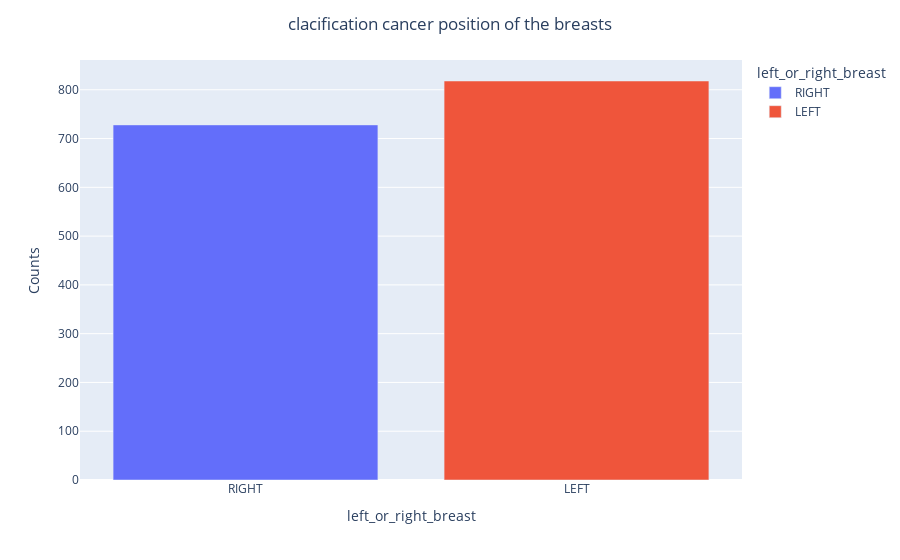

The cell this chart's notebook holds for it:
### Code cell
insight_3 = px.bar(data_insight_3, y= 'Counts', x='left_or_right_breast',color = 'left_or_right_breast')
insight_3.update_layout(title_text=' clacification cancer position of the breasts ', title_x=0.5)
insight_3.show()

### Figure 1 — Plotly figure (JSON) as saved in the notebook; plotly's stock layout.template omitted (floating-point values rounded to 4 significant figures)
{"data": [{"hovertemplate": "left_or_right_breast=%{x}<br>Counts=%{y}<extra></extra>", "legendgroup": "RIGHT", "marker": {"color": "#636efa", "pattern": {"shape": ""}}, "name": "RIGHT", "orientation": "v", "showlegend": true, "textposition": "auto", "type": "bar", "x": ["RIGHT"], "xaxis": "x", "y": [728], "yaxis": "y"}, {"hovertemplate": "left_or_right_breast=%{x}<br>Counts=%{y}<extra></extra>", "legendgroup": "LEFT", "marker": {"color": "#EF553B", "pattern": {"shape": ""}}, "name": "LEFT", "orientation": "v", "showlegend": true, "textposition": "auto", "type": "bar", "x": ["LEFT"], "xaxis": "x", "y": [818], "yaxis": "y"}], "layout": {"barmode": "relative", "legend": {"title": {"text": "left_or_right_breast"}, "tracegroupgap": 0}, "margin": {"t": 60}, "title": {"text": " clacification cancer position of the breasts ", "x": 0.5}, "xaxis": {"anchor": "y", "categoryarray": ["RIGHT", "LEFT"], "categoryorder": "array", "domain": [0, 1], "title": {"text": "left_or_right_breast"}}, "yaxis": {"anchor": "x", "domain": [0, 1], "title": {"text": "Counts"}}}}
